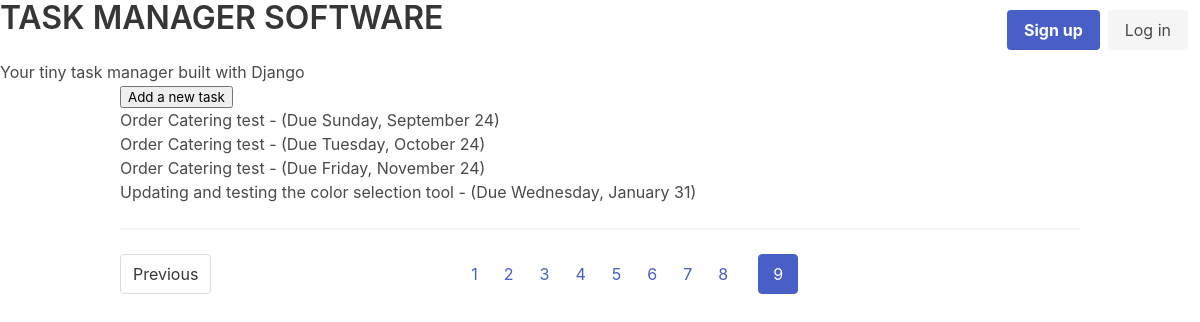
The app's page /tasks/34 with its own data.
### task_app/models.py (models this page shows, shortened)
class TaskItem(models.Model):
    title = models.CharField(max_length=100)
    description = models.TextField(null=True, blank=True)
    created_date = models.DateTimeField(auto_now_add=True)
    start_date = models.DateTimeField(default=timezone.now)
    due_date = models.DateTimeField(default=one_week_hence)
    class Meta:
        ordering = ["due_date"]

### task_app/views.py (the view)
# urls.py: path("tasks/<int:page>", views.listing, name="task-by-page"),
def listing(request, page):
    tasks = TaskItem.objects.all().order_by("due_date")
    paginator = Paginator(tasks, per_page=4)
    page_object = paginator.get_page(page)
    page_object.adjusted_elided_pages = paginator.get_elided_page_range(page)
    context = {"page_obj": page_object}
    return render(request, "task_app/index.html", context)

### task_app/templates/task_app/index.html (shortened to what this page needs)
{% extends "base.html" %}
{% block content %}
<p>
    <input
            value="Add a new task"
            type="button"
            onclick="location.href='{% url "task-add" %}'"/>
</p>
<ul>
   {% for task in page_obj %}
    <li >
       <div>
            <div
                    role="button"
                    onclick="location.href=
                        '{% url "item-update" task.id %}'">
                    {{ task.title }} -
                    (Due {{ task.due_date | date:"l, F j" }})
            </div>
        </div>
    </li>
    {% endfor %}
</ul>
<hr>
<nav class="pagination is-centered" role="navigation" aria-label="pagination">
     {% if page_obj.has_previous %}
          <a class="pagination-previous" href="{% url 'task-by-page' 1 %}" >
              Previous
          </a>
    {% endif%}
  <ul class="pagination-list">
      {% for page_number in page_obj.paginator.page_range %}
        <li>
            <a
            href="{% url 'task-by-page' page_number %}"
            class="{% if page_number == page_obj.number %}pagination-link is-current{% endif %}"
            >
                {{page_number}}
            </a>
            <li><span class="pagination-ellipsis">  </span></li>
        </li>
    {% endfor %}
  </ul>
</nav>
{% endblock %}

### records on screen
TaskItem: title "Order Catering test", due_date "Sunday, September 24"
TaskItem: title "Order Catering test", due_date "Tuesday, October 24"
TaskItem: title "Order Catering test", due_date "Friday, November 24"
TaskItem: title "Updating and testing the color selection tool", due_date "Wednesday, January 31"

### other values on screen
{{ page_number }} "1" "2" "3" "4" "5" "6" "7" "8" "9"
